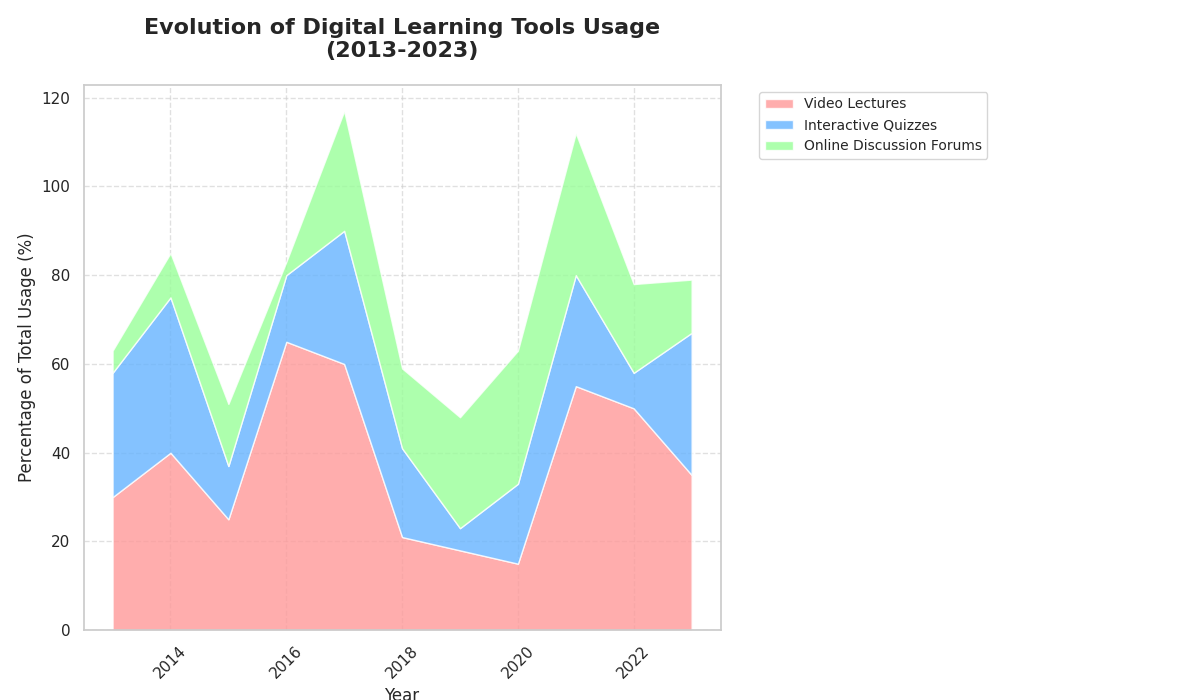

The Python source for this figure:
import matplotlib.pyplot as plt
import numpy as np

years = np.arange(2013, 2024)

# Randomly alter the data within each category while preserving structure
video_lectures = np.random.permutation([15, 18, 21, 25, 30, 35, 40, 50, 55, 60, 65])
interactive_quizzes = np.random.permutation([5, 8, 12, 15, 18, 20, 25, 28, 30, 32, 35])
discussion_forums = np.random.permutation([3, 5, 10, 12, 14, 18, 20, 25, 27, 30, 32])

usage_stack = np.row_stack((video_lectures, interactive_quizzes, discussion_forums))

fig, ax = plt.subplots(figsize=(12, 7))
ax.stackplot(years, usage_stack, labels=['Video Lectures', 'Interactive Quizzes', 'Online Discussion Forums'],
             colors=['#FF9999', '#66B3FF', '#99FF99'], alpha=0.8)

ax.set_title('Evolution of Digital Learning Tools Usage\n(2013-2023)', fontsize=16, fontweight='bold', pad=20)
ax.set_xlabel('Year', fontsize=12)
ax.set_ylabel('Percentage of Total Usage (%)', fontsize=12)

ax.legend(loc='upper left', fontsize=10, bbox_to_anchor=(1.05, 1))
ax.grid(True, linestyle='--', alpha=0.6)
plt.tight_layout(rect=[0, 0, 0.85, 1])
plt.xticks(rotation=45)

plt.show()
